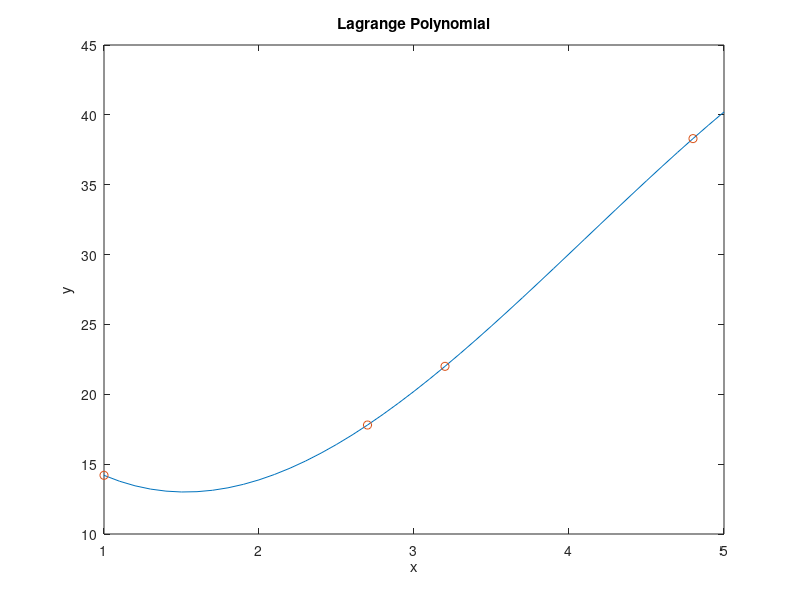

Write MATLAB code to recreate this figure.
function lagrange()
    val = 1:0.1:5;
    x = [3.2, 2.7, 1.0, 4.8];
    y = [22.0, 17.8, 14.2, 38.3];
    
    poly = zeros(size(val));
    n = numel(x);

    for i = 1 : numel(val)
        temp = 0;
        for j = 1 : n
            temp1 = y(j);
            for k = 1 : n
                if k ~= j
                    temp1 = (temp1 * (val(i) - x(k))) / (x(j) - x(k));
                end
            end
            temp = temp + temp1;
        end
        poly(i) = temp;
    end

    plot(val, poly);
    title('Lagrange Polynomial');
    xlabel('x');
    ylabel('y');

    hold on;
    
    plot(x,y,'o');
    hold off;
end